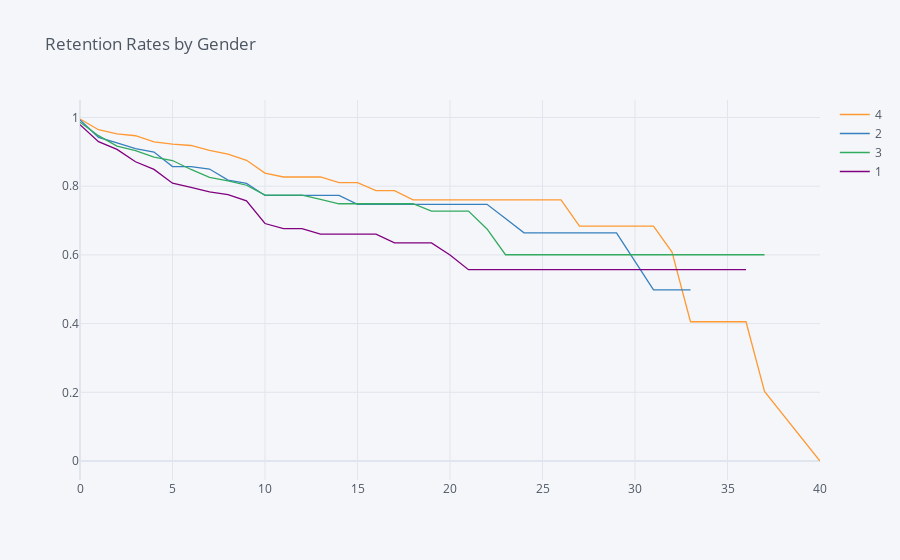

Notebook code for this chart:
### Markdown cell above
## 7. Let's investigate whether the department the employee works in has an impact on how long they stay with the company. Generate and plot survival curves showing retention by department and years the employee has worked at the company.

### Code cell
rates = survival(data, 'JobSatisfaction', 'YearsAtCompany', 'Attrition')

rates.iplot(kind='line', title='Retention Rates by Gender')

### Figure 1 — Plotly figure (JSON) as saved in the notebook; plotly's stock layout.template omitted (floating-point values rounded to 4 significant figures)
{"data": [{"line": {"color": "rgba(255, 153, 51, 1.0)", "dash": "solid", "shape": "linear", "width": 1.3}, "mode": "lines", "name": "4", "text": "", "type": "scatter", "x": [0, 1, 2, 3, 4, 5, 6, 7, 8, 9, 10, 11, 12, 13, 14, 15, 16, 17, 18, 19, 20, 21, 22, 23, 24, 25, 26, 27, 29, 30, 31, 32, 33, 34, 36, 37, 40], "y": [0.9956, 0.9645, 0.9523, 0.9469, 0.929, 0.9226, 0.9185, 0.9043, 0.8933, 0.8754, 0.838, 0.8268, 0.8268, 0.8268, 0.8103, 0.8103, 0.7872, 0.7872, 0.76, 0.76, 0.76, 0.76, 0.76, 0.76, 0.76, 0.76, 0.76, 0.684, 0.684, 0.684, 0.684, 0.608, 0.4053, 0.4053, 0.4053, 0.2027, 0]}, {"line": {"color": "rgba(55, 128, 191, 1.0)", "dash": "solid", "shape": "linear", "width": 1.3}, "mode": "lines", "name": "2", "text": "", "type": "scatter", "x": [0, 1, 2, 3, 4, 5, 6, 7, 8, 9, 10, 11, 12, 13, 14, 15, 16, 17, 18, 19, 20, 21, 22, 23, 24, 25, 26, 27, 29, 30, 31, 32, 33, 34, 36, 37, 40], "y": [0.9929, 0.9423, 0.9263, 0.9091, 0.8996, 0.8573, 0.8573, 0.85, 0.8179, 0.8083, 0.7731, 0.7731, 0.7731, 0.7731, 0.7731, 0.7474, 0.7474, 0.7474, 0.7474, 0.7474, 0.7474, 0.7474, 0.7474, 0.7059, 0.6643, 0.6643, 0.6643, 0.6643, 0.6643, 0.5813, 0.4983, 0.4983, 0.4983, "", "", "", ""]}, {"line": {"color": "rgba(50, 171, 96, 1.0)", "dash": "solid", "shape": "linear", "width": 1.3}, "mode": "lines", "name": "3", "text": "", "type": "scatter", "x": [0, 1, 2, 3, 4, 5, 6, 7, 8, 9, 10, 11, 12, 13, 14, 15, 16, 17, 18, 19, 20, 21, 22, 23, 24, 25, 26, 27, 29, 30, 31, 32, 33, 34, 36, 37, 40], "y": [0.9864, 0.9471, 0.917, 0.9033, 0.8849, 0.8748, 0.8487, 0.8259, 0.8157, 0.8028, 0.7739, 0.7739, 0.7739, 0.7618, 0.7489, 0.7489, 0.7489, 0.7489, 0.7489, 0.7275, 0.7275, 0.7275, 0.6755, 0.6005, 0.6005, 0.6005, 0.6005, 0.6005, 0.6005, 0.6005, 0.6005, 0.6005, 0.6005, 0.6005, 0.6005, 0.6005, ""]}, {"line": {"color": "rgba(128, 0, 128, 1.0)", "dash": "solid", "shape": "linear", "width": 1.3}, "mode": "lines", "name": "1", "text": "", "type": "scatter", "x": [0, 1, 2, 3, 4, 5, 6, 7, 8, 9, 10, 11, 12, 13, 14, 15, 16, 17, 18, 19, 20, 21, 22, 23, 24, 25, 26, 27, 29, 30, 31, 32, 33, 34, 36, 37, 40], "y": [0.9792, 0.9297, 0.9071, 0.8711, 0.8489, 0.8087, 0.7965, 0.7833, 0.7752, 0.7572, 0.6913, 0.6766, 0.6766, 0.6605, 0.6605, 0.6605, 0.6605, 0.6351, 0.6351, 0.6351, 0.5998, 0.557, 0.557, 0.557, 0.557, 0.557, 0.557, 0.557, 0.557, 0.557, 0.557, 0.557, 0.557, 0.557, 0.557, "", ""]}], "layout": {"legend": {"bgcolor": "#F5F6F9", "font": {"color": "#4D5663"}}, "paper_bgcolor": "#F5F6F9", "plot_bgcolor": "#F5F6F9", "title": {"font": {"color": "#4D5663"}, "text": "Retention Rates by Gender"}, "xaxis": {"gridcolor": "#E1E5ED", "showgrid": true, "tickfont": {"color": "#4D5663"}, "title": {"font": {"color": "#4D5663"}, "text": ""}, "zerolinecolor": "#E1E5ED"}, "yaxis": {"gridcolor": "#E1E5ED", "showgrid": true, "tickfont": {"color": "#4D5663"}, "title": {"font": {"color": "#4D5663"}, "text": ""}, "zerolinecolor": "#E1E5ED"}}}
